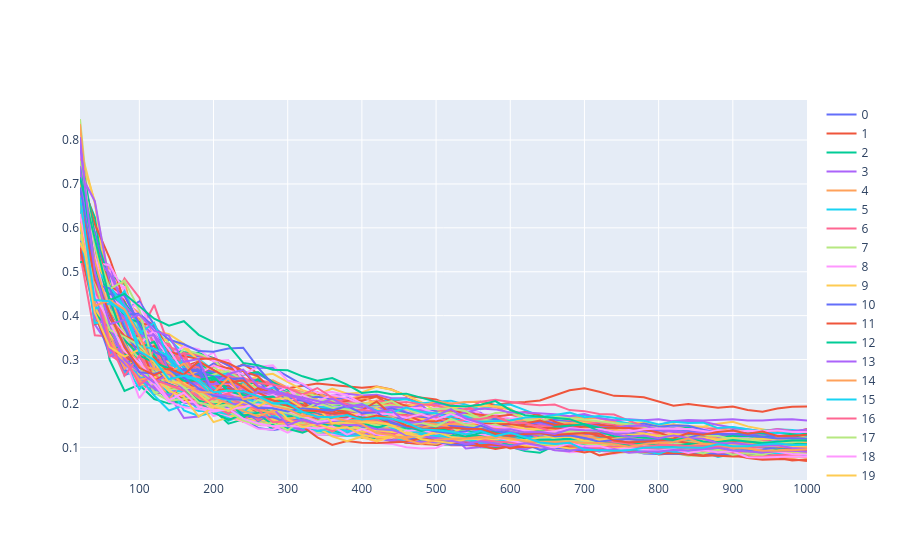

The notebook cell saved with this chart:
### Markdown cell above
### 2 Bit random

### Code cell
data = capture_device.capture(
    number_of_traces=1000,
    input=lambda _: [random.randint(0, 255) for _ in range(16)]
    + [random.randint(0, 3)],
)

cpa(data, sbox_output_selection_function)
